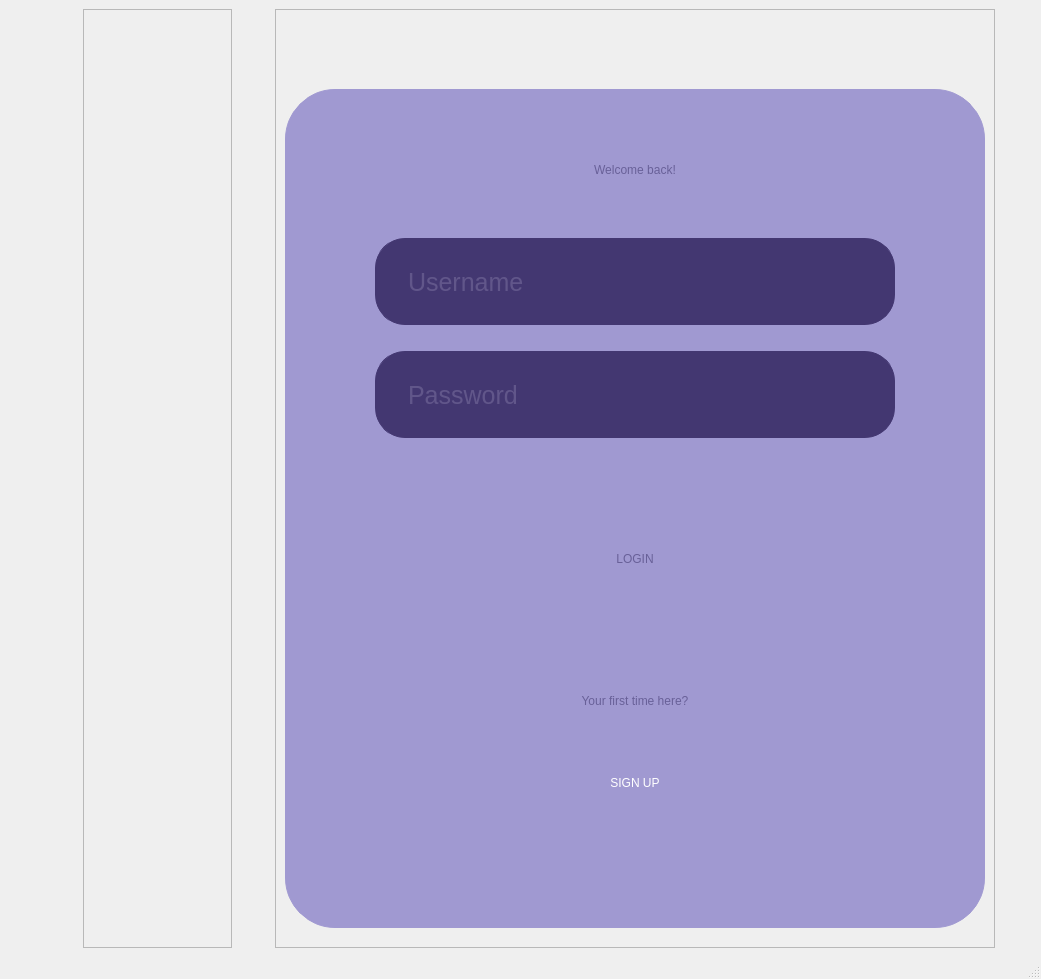
<?xml version="1.0" encoding="UTF-8"?>
<ui version="4.0">
 <class>MainWindow</class>
 <widget class="QMainWindow" name="MainWindow">
  <property name="geometry">
   <rect>
    <x>0</x>
    <y>0</y>
    <width>1041</width>
    <height>979</height>
   </rect>
  </property>
  <property name="windowTitle">
   <string>MainWindow</string>
  </property>
  <property name="styleSheet">
   <string notr="true"/>
  </property>
  <widget class="QWidget" name="centralwidget">
   <layout class="QHBoxLayout" name="horizontalLayout_4" stretch="2,4,1,5,1">
    <item>
     <spacer name="horizontalSpacer_8">
      <property name="orientation">
       <enum>Qt::Horizontal</enum>
      </property>
      <property name="sizeHint" stdset="0">
       <size>
        <width>40</width>
        <height>20</height>
       </size>
      </property>
     </spacer>
    </item>
    <item>
     <widget class="QFrame" name="logoframe">
      <property name="sizePolicy">
       <sizepolicy hsizetype="Preferred" vsizetype="Preferred">
        <horstretch>0</horstretch>
        <verstretch>0</verstretch>
       </sizepolicy>
      </property>
      <property name="styleSheet">
       <string notr="true">image:url(:/login/images/logonnama.png)</string>
      </property>
      <property name="frameShape">
       <enum>QFrame::StyledPanel</enum>
      </property>
      <property name="frameShadow">
       <enum>QFrame::Raised</enum>
      </property>
      <layout class="QVBoxLayout" name="verticalLayout_2"/>
     </widget>
    </item>
    <item>
     <spacer name="horizontalSpacer_7">
      <property name="orientation">
       <enum>Qt::Horizontal</enum>
      </property>
      <property name="sizeHint" stdset="0">
       <size>
        <width>40</width>
        <height>20</height>
       </size>
      </property>
     </spacer>
    </item>
    <item>
     <widget class="QFrame" name="frame_6">
      <property name="frameShape">
       <enum>QFrame::StyledPanel</enum>
      </property>
      <property name="frameShadow">
       <enum>QFrame::Raised</enum>
      </property>
      <layout class="QVBoxLayout" name="verticalLayout_3" stretch="1,2,3">
       <item>
        <spacer name="verticalSpacer_3">
         <property name="orientation">
          <enum>Qt::Vertical</enum>
         </property>
         <property name="sizeType">
          <enum>QSizePolicy::Fixed</enum>
         </property>
         <property name="sizeHint" stdset="0">
          <size>
           <width>20</width>
           <height>70</height>
          </size>
         </property>
        </spacer>
       </item>
       <item>
        <widget class="QFrame" name="frame">
         <property name="sizePolicy">
          <sizepolicy hsizetype="Expanding" vsizetype="Preferred">
           <horstretch>0</horstretch>
           <verstretch>0</verstretch>
          </sizepolicy>
         </property>
         <property name="styleSheet">
          <string notr="true">background-color: rgb(160, 153, 209);
border: 1px solid rgb(160, 153, 209);
border-radius: 50px;</string>
         </property>
         <property name="frameShape">
          <enum>QFrame::StyledPanel</enum>
         </property>
         <property name="frameShadow">
          <enum>QFrame::Raised</enum>
         </property>
         <property name="lineWidth">
          <number>5</number>
         </property>
         <layout class="QVBoxLayout" name="verticalLayout">
          <item>
           <spacer name="verticalSpacer_2">
            <property name="orientation">
             <enum>Qt::Vertical</enum>
            </property>
            <property name="sizeType">
             <enum>QSizePolicy::Fixed</enum>
            </property>
            <property name="sizeHint" stdset="0">
             <size>
              <width>20</width>
              <height>60</height>
             </size>
            </property>
           </spacer>
          </item>
          <item>
           <widget class="QLabel" name="label_3">
            <property name="styleSheet">
             <string notr="true">font: 16pt &quot;MS Shell Dlg 2&quot;;
color: rgb(104,96,152);</string>
            </property>
            <property name="text">
             <string>Welcome back!</string>
            </property>
            <property name="alignment">
             <set>Qt::AlignHCenter|Qt::AlignTop</set>
            </property>
           </widget>
          </item>
          <item>
           <widget class="QFrame" name="frame_3">
            <property name="sizePolicy">
             <sizepolicy hsizetype="Preferred" vsizetype="Fixed">
              <horstretch>0</horstretch>
              <verstretch>0</verstretch>
             </sizepolicy>
            </property>
            <property name="frameShape">
             <enum>QFrame::StyledPanel</enum>
            </property>
            <property name="frameShadow">
             <enum>QFrame::Raised</enum>
            </property>
            <layout class="QHBoxLayout" name="horizontalLayout_2">
             <item>
              <spacer name="horizontalSpacer_3">
               <property name="orientation">
                <enum>Qt::Horizontal</enum>
               </property>
               <property name="sizeType">
                <enum>QSizePolicy::Fixed</enum>
               </property>
               <property name="sizeHint" stdset="0">
                <size>
                 <width>70</width>
                 <height>20</height>
                </size>
               </property>
              </spacer>
             </item>
             <item>
              <widget class="QLineEdit" name="name">
               <property name="styleSheet">
                <string notr="true">background-color: rgb(67, 55, 113);
color: rgb(127, 118, 164);
font-size: 25px;
border: 1px solid rgb(67, 55, 113);
border-radius: 30px;
padding: 30px;
height: 25px;</string>
               </property>
               <property name="placeholderText">
                <string>Username</string>
               </property>
              </widget>
             </item>
             <item>
              <spacer name="horizontalSpacer_4">
               <property name="orientation">
                <enum>Qt::Horizontal</enum>
               </property>
               <property name="sizeType">
                <enum>QSizePolicy::Fixed</enum>
               </property>
               <property name="sizeHint" stdset="0">
                <size>
                 <width>70</width>
                 <height>20</height>
                </size>
               </property>
              </spacer>
             </item>
            </layout>
           </widget>
          </item>
          <item>
           <widget class="QFrame" name="frame_4">
            <property name="sizePolicy">
             <sizepolicy hsizetype="Preferred" vsizetype="Fixed">
              <horstretch>0</horstretch>
              <verstretch>0</verstretch>
             </sizepolicy>
            </property>
            <property name="frameShape">
             <enum>QFrame::StyledPanel</enum>
            </property>
            <property name="frameShadow">
             <enum>QFrame::Raised</enum>
            </property>
            <layout class="QHBoxLayout" name="horizontalLayout_3">
             <item>
              <spacer name="horizontalSpacer_5">
               <property name="orientation">
                <enum>Qt::Horizontal</enum>
               </property>
               <property name="sizeType">
                <enum>QSizePolicy::Fixed</enum>
               </property>
               <property name="sizeHint" stdset="0">
                <size>
                 <width>70</width>
                 <height>20</height>
                </size>
               </property>
              </spacer>
             </item>
             <item>
              <widget class="QLineEdit" name="password">
               <property name="styleSheet">
                <string notr="true">background-color: rgb(67, 55, 113);
color: rgb(127, 118, 164);
font-size: 25px;
border: 1px solid rgb(67, 55, 113);
border-radius: 30px;
padding: 30px;
height: 25px;</string>
               </property>
               <property name="placeholderText">
                <string>Password</string>
               </property>
              </widget>
             </item>
             <item>
              <spacer name="horizontalSpacer_6">
               <property name="orientation">
                <enum>Qt::Horizontal</enum>
               </property>
               <property name="sizeType">
                <enum>QSizePolicy::Fixed</enum>
               </property>
               <property name="sizeHint" stdset="0">
                <size>
                 <width>70</width>
                 <height>20</height>
                </size>
               </property>
              </spacer>
             </item>
            </layout>
           </widget>
          </item>
          <item>
           <spacer name="verticalSpacer">
            <property name="orientation">
             <enum>Qt::Vertical</enum>
            </property>
            <property name="sizeType">
             <enum>QSizePolicy::Fixed</enum>
            </property>
            <property name="sizeHint" stdset="0">
             <size>
              <width>20</width>
              <height>40</height>
             </size>
            </property>
           </spacer>
          </item>
          <item>
           <widget class="QFrame" name="frame_5">
            <property name="frameShape">
             <enum>QFrame::StyledPanel</enum>
            </property>
            <property name="frameShadow">
             <enum>QFrame::Raised</enum>
            </property>
            <layout class="QHBoxLayout" name="horizontalLayout_5">
             <item>
              <spacer name="horizontalSpacer_9">
               <property name="orientation">
                <enum>Qt::Horizontal</enum>
               </property>
               <property name="sizeType">
                <enum>QSizePolicy::Fixed</enum>
               </property>
               <property name="sizeHint" stdset="0">
                <size>
                 <width>200</width>
                 <height>20</height>
                </size>
               </property>
              </spacer>
             </item>
             <item>
              <widget class="QPushButton" name="loginButton">
               <property name="cursor">
                <cursorShape>PointingHandCursor</cursorShape>
               </property>
               <property name="styleSheet">
                <string notr="true">font: 75 12pt &quot;MS Shell Dlg 2&quot;;
border: none;
border-radius: 50px;
color: rgb(104,96,152);
padding: 8px;
background: qlineargradient(
        spread:pad,
        x1:0, y1:0,
        x2:1, y2:1,
        stop:0   #eceef0,  
        stop:0.33 #d1daea,  
        stop:0.66 #dcdae6,  
        stop:1   #cec6d9    
    );
padding: 30px;
height: 50px;</string>
               </property>
               <property name="text">
                <string>LOGIN</string>
               </property>
              </widget>
             </item>
             <item>
              <spacer name="horizontalSpacer_10">
               <property name="orientation">
                <enum>Qt::Horizontal</enum>
               </property>
               <property name="sizeType">
                <enum>QSizePolicy::Fixed</enum>
               </property>
               <property name="sizeHint" stdset="0">
                <size>
                 <width>200</width>
                 <height>20</height>
                </size>
               </property>
              </spacer>
             </item>
            </layout>
           </widget>
          </item>
          <item>
           <spacer name="verticalSpacer_6">
            <property name="orientation">
             <enum>Qt::Vertical</enum>
            </property>
            <property name="sizeType">
             <enum>QSizePolicy::Fixed</enum>
            </property>
            <property name="sizeHint" stdset="0">
             <size>
              <width>20</width>
              <height>20</height>
             </size>
            </property>
           </spacer>
          </item>
          <item>
           <widget class="QLabel" name="label">
            <property name="styleSheet">
             <string notr="true">font: 12pt &quot;MS Shell Dlg 2&quot;;
color: rgb(104,96,152);</string>
            </property>
            <property name="text">
             <string>Your first time here?</string>
            </property>
            <property name="alignment">
             <set>Qt::AlignBottom|Qt::AlignHCenter</set>
            </property>
           </widget>
          </item>
          <item>
           <widget class="QFrame" name="frame_7">
            <property name="cursor">
             <cursorShape>PointingHandCursor</cursorShape>
            </property>
            <property name="frameShape">
             <enum>QFrame::StyledPanel</enum>
            </property>
            <property name="frameShadow">
             <enum>QFrame::Raised</enum>
            </property>
            <layout class="QHBoxLayout" name="horizontalLayout_6">
             <property name="spacing">
              <number>0</number>
             </property>
             <item>
              <spacer name="horizontalSpacer_12">
               <property name="orientation">
                <enum>Qt::Horizontal</enum>
               </property>
               <property name="sizeType">
                <enum>QSizePolicy::Fixed</enum>
               </property>
               <property name="sizeHint" stdset="0">
                <size>
                 <width>200</width>
                 <height>20</height>
                </size>
               </property>
              </spacer>
             </item>
             <item alignment="Qt::AlignHCenter">
              <widget class="QPushButton" name="signupButton">
               <property name="sizePolicy">
                <sizepolicy hsizetype="Maximum" vsizetype="Fixed">
                 <horstretch>0</horstretch>
                 <verstretch>0</verstretch>
                </sizepolicy>
               </property>
               <property name="styleSheet">
                <string notr="true">font: 75 12pt &quot;MS Shell Dlg 2&quot;;
border: solid white;
border-radius: 50px;
color: white;
padding: 8px;
padding: 30px;
height: 50px;
width:200px;
background-color: rgb(160, 153, 209);</string>
               </property>
               <property name="text">
                <string>SIGN UP</string>
               </property>
              </widget>
             </item>
             <item>
              <spacer name="horizontalSpacer_13">
               <property name="orientation">
                <enum>Qt::Horizontal</enum>
               </property>
               <property name="sizeType">
                <enum>QSizePolicy::Fixed</enum>
               </property>
               <property name="sizeHint" stdset="0">
                <size>
                 <width>200</width>
                 <height>20</height>
                </size>
               </property>
              </spacer>
             </item>
            </layout>
           </widget>
          </item>
          <item>
           <spacer name="verticalSpacer_5">
            <property name="orientation">
             <enum>Qt::Vertical</enum>
            </property>
            <property name="sizeType">
             <enum>QSizePolicy::Fixed</enum>
            </property>
            <property name="sizeHint" stdset="0">
             <size>
              <width>20</width>
              <height>70</height>
             </size>
            </property>
           </spacer>
          </item>
         </layout>
        </widget>
       </item>
       <item>
        <spacer name="verticalSpacer_4">
         <property name="orientation">
          <enum>Qt::Vertical</enum>
         </property>
         <property name="sizeType">
          <enum>QSizePolicy::Fixed</enum>
         </property>
         <property name="sizeHint" stdset="0">
          <size>
           <width>20</width>
           <height>10</height>
          </size>
         </property>
        </spacer>
       </item>
      </layout>
     </widget>
    </item>
    <item>
     <spacer name="horizontalSpacer_11">
      <property name="orientation">
       <enum>Qt::Horizontal</enum>
      </property>
      <property name="sizeHint" stdset="0">
       <size>
        <width>40</width>
        <height>20</height>
       </size>
      </property>
     </spacer>
    </item>
   </layout>
  </widget>
  <widget class="QMenuBar" name="menubar">
   <property name="geometry">
    <rect>
     <x>0</x>
     <y>0</y>
     <width>1041</width>
     <height>22</height>
    </rect>
   </property>
  </widget>
  <widget class="QStatusBar" name="statusbar"/>
 </widget>
 <resources>
  <include location="../modules/resources.qrc"/>
 </resources>
 <connections/>
</ui>
